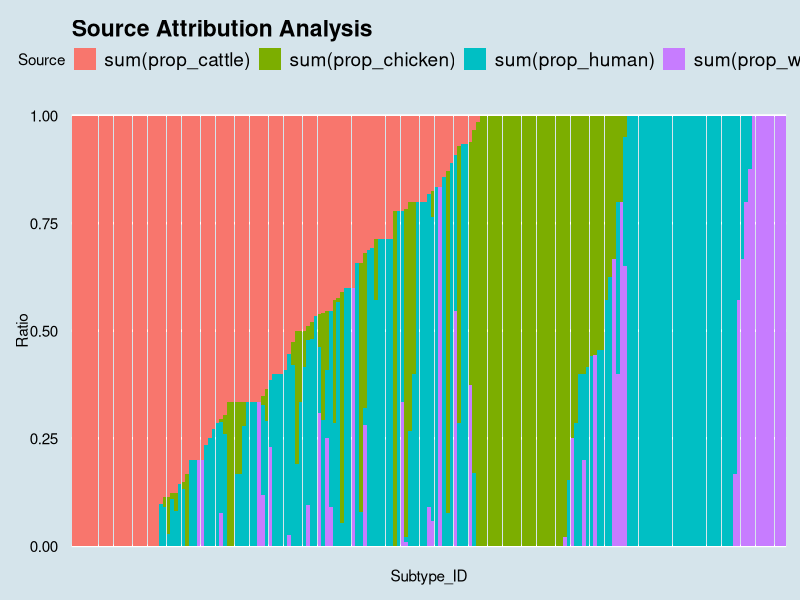

Write the R code that produced this figure.
# Source attribution for Campy Isolates
library(tidyverse)
library(ggthemes)

### Need to implement the 'here' library
# set a working directory (windows - maybe switch to check linux)
setwd("C:/Users/richa/Documents/R/source_attribution")

# read in the raw data file
### Change to readr function read_csv
data <- read_csv("source_attribution_data.csv")

# group by Subtype ID, then remove all subtypes where there are less
# than 5 samples. Create ratio columns using mutate()
data <- group_by(data, Subtype_ID) %>%
  mutate(subtype_count = n()) %>%
  filter(subtype_count > 4) %>%
  mutate(prop_chicken = 0, prop_human = 0,
         prop_cattle = 0, prop_water = 0,
         human_count = 0, other_count = 0)

# iterate through the data table and calculate the ratios for each
# source type. These are in the row for each sample (individual)
for (i in 1:nrow(data)) {
  if (data$Source[i] == "Chicken") {
    data$prop_chicken[i] = 1/data$subtype_count[i]
    data$other_count[i] = 1
  } else if (data$Source[i] == "Human") {
    data$prop_human[i] = 1/data$subtype_count[i]
    data$human_count[i] = 1
  } else if (data$Source[i] == "Cattle") {
    data$prop_cattle[i] = 1/data$subtype_count[i]
    data$other_count[i] = 1
  } else if (data$Source[i] == "Water") {
    data$prop_water[i] = 1/data$subtype_count[i]
    data$other_count[i] = 1
  } else {
    print("ERROR, row", i)
  }
}
  

# get the unique Subtype.IDs and sum of the source ratios for each
ggdata <- summarize(data, unique(Subtype_ID), sum(prop_chicken),
                    sum(prop_human), sum(prop_cattle), 
                    sum(prop_water), sum(human_count), 
                    sum(other_count)) %>%
  mutate(human_to_others = `sum(human_count)`/
           (`sum(other_count)`+`sum(human_count)`))

# sort according to chicken, human, cattle, then water
ggdata <- arrange(ggdata, desc(`sum(prop_cattle)`),
                  desc(`sum(prop_chicken)`),
                  desc(`sum(prop_human)`),
                  desc(`sum(prop_water)`))


# used as a guide during the data processing, not necessary in final code
# View(ggdata)

## Attempting to use pivot to format ggdata
source_prop <- pivot_longer(ggdata, starts_with('sum(prop'),
                           names_to = "Source", values_to = "Ratio") %>%
  select(-Subtype_ID) %>%
  rename(Subtype_ID = `unique(Subtype_ID)`)

source_prop$Subtype_ID <- as.character(source_prop$Subtype_ID)

source_prop <- mutate(source_prop, Subtype_ID = factor(
  Subtype_ID, levels=unique(Subtype_ID)))


g <- ggplot(source_prop, aes(x = Subtype_ID, y = Ratio, fill=Source)) +
  geom_bar(stat = "identity", width = 0.95) +
  ggtitle("Source Attribution Analysis") + 
  theme_economist() +
  theme(axis.text.x = element_blank(), axis.ticks.x = element_blank(),
        axis.line.x = element_blank())

g

# Now for the 2nd figure - the assignment
# >>A bubble graph showing the degree of non-human
# and human source association among chicken subtypes.
# In our case, for a bubble graph, we would be 
# interested in the ratio of human vs other.
# need proportion of human for y-axis
# need ratio of human vs. other for x-axis

# both can be obtained from ggdata...
# ratio human is already calculated
# ratio_human vs other is number of human sources vs others
## needs to go back a bit farther





